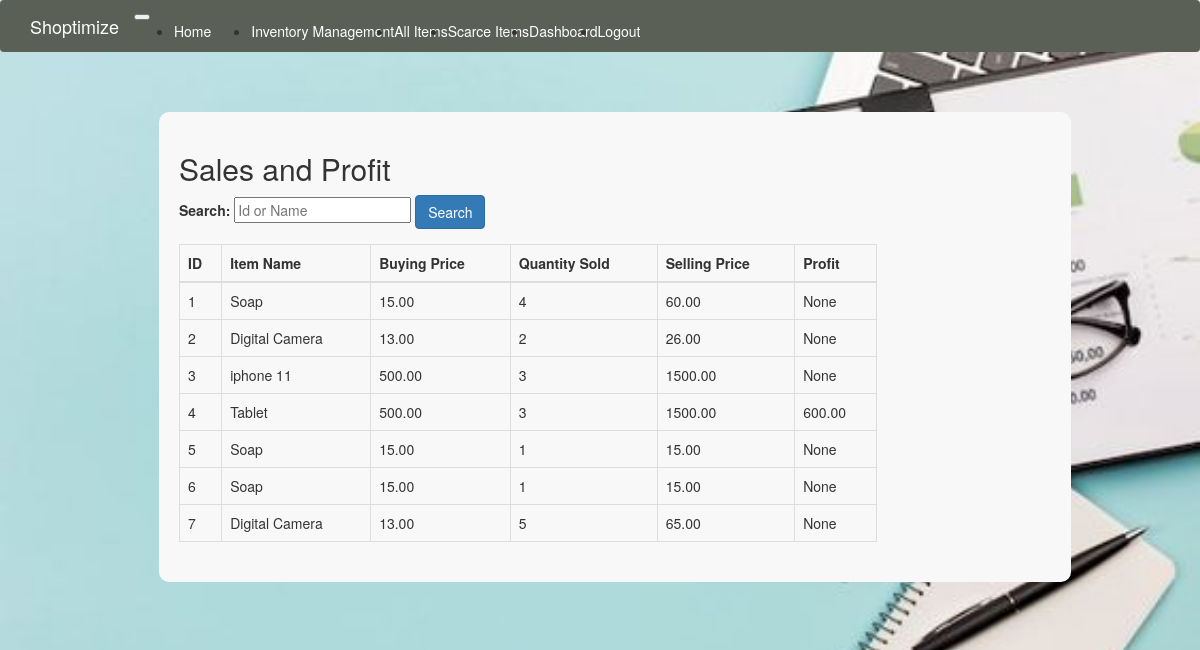
Screenshot of /sales_and_profit (signed in) with the database file from the repository.
### app/models.py (models this page shows, shortened)
class Sold(db.Model):
    id = db.Column(db.Integer, primary_key=True)
    date_sold = db.Column(db.DateTime, index=True, default=datetime.utcnow)
    quantity = db.Column(db.Integer)
    item_id = db.Column(db.Integer,db.ForeignKey('item.id'))
    cashier_id = db.Column(db.Integer, db.ForeignKey('user.id'))

class Item(db.Model):
    id = db.Column(db.Integer, primary_key=True)
    name = db.Column(db.String(140))
    date = db.Column(db.DateTime, index=True, default=datetime.utcnow)
    unit = db.Column(db.String(140))
    type = db.Column(db.String(140))
    quantity=db.Column(db.Numeric(10, 2))
    price = db.Column(db.Numeric(10, 2))
    cost_price = db.Column(db.Numeric(10, 2))
    sold_items = db.relationship('Sold',backref='item',lazy='dynamic')

### app/routes.py (the view, shortened to what this page needs)
@app.route('/sales_and_profit', methods=['GET', 'POST'])
@login_required
def sales_and_profit():
    form = SearchForm()
    sales_query = Sold.query.join(Item).join(User).add_columns(
        Sold.id,
        Item.name,
        Item.price.label('buying_price'),
        Sold.quantity,
        (Item.price * Sold.quantity).label('selling_price'),
        ((Item.price - Item.cost_price) * Sold.quantity).label('profit')
    )
    sales = sales_query.all()
    return render_template('sales_and_profit.html', title='Sales and Profit', form=form, sales=sales)

### app/forms.py
class SearchForm(FlaskForm):
    search = StringField('Search', validators=[DataRequired()], render_kw={"placeholder": "Id or Name"})
    submit = SubmitField('Search')

### app/models.py (called while the page is built)
@login.user_loader
def load_user(id):
    return User.query.get(int(id))

### app/templates/sales_and_profit.html (shortened to what this page needs)
{% extends 'base.html' %}
{% block app_content %}
    <div class="container">
        <div style="background-color: #f8f8f8; padding: 20px; border-radius: 10px; width: 80%; margin: 20px auto;">
        <h2>{{ title }}</h2>
        <form method="post" action="{{ url_for('sales_and_profit') }}">
            <div class="form-group">
                <label for="search">Search:</label>
                <input type="text" id="search" name="search" placeholder="Id or Name" {% if form.search.data is not none %}value="{{ form.search.data }}"{% endif %}>
             <button type="submit" class="btn btn-primary">Search</button>
            </div>
        </form>
        <table class="table table-bordered" style="width: 80%;">
            <thead class="thead-light">
                <tr>
                    <th>ID</th>
                    <th>Item Name</th>
                    <th>Buying Price</th>
                    <th>Quantity Sold</th>
                    <th>Selling Price</th>
                    <th>Profit</th>
                </tr>
            </thead>
            <tbody>
                {% for sale in sales %}
                    <tr>
                        <td>{{ sale.id }}</td>
                        <td>{{ sale.name }}</td>
                        <td>{{ sale.buying_price }}</td>
                        <td>{{ sale.quantity }}</td>
                        <td>{{ sale.selling_price }}</td>
                        <td>{{ sale.profit }}</td>
                    </tr>
                {% endfor %}
            </tbody>
        </table>
        </div></div>
{% endblock %}

### rows the page displays
Sold: id "1", name "Soap", buying_price "15.00", quantity "4", selling_price "60.00", profit "None"
Sold: id "2", name "Digital Camera", buying_price "13.00", quantity "2", selling_price "26.00", profit "None"
Sold: id "3", name "iphone 11", buying_price "500.00", quantity "3", selling_price "1500.00", profit "None"
Item: id "4", name "Tablet", buying_price "500.00", quantity "3", selling_price "1500.00", profit "600.00"
Sold: id "5", name "Soap", buying_price "15.00", quantity "1", selling_price "15.00", profit "None"
Sold: id "6", name "Soap", buying_price "15.00", quantity "1", selling_price "15.00", profit "None"
Sold: id "7", name "Digital Camera", buying_price "13.00", quantity "5", selling_price "65.00", profit "None"

### other values shown
{{ title }} "Sales and Profit"
